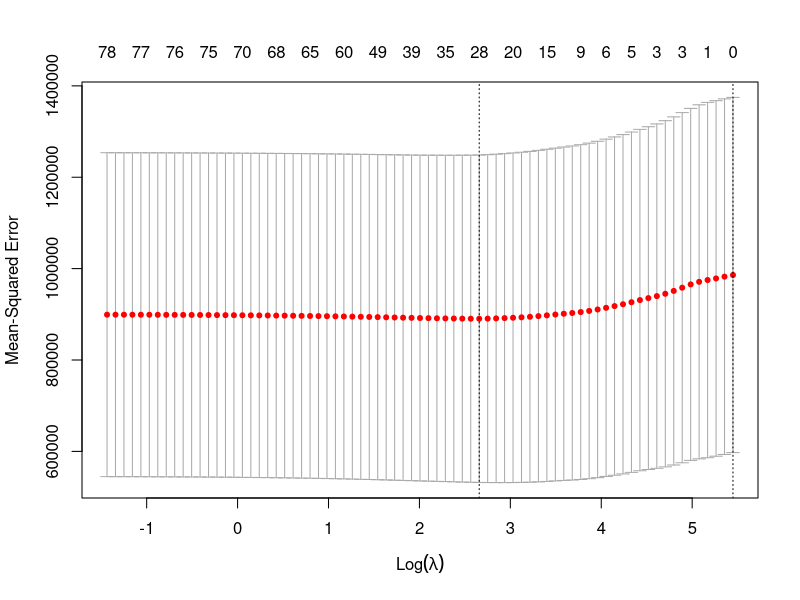
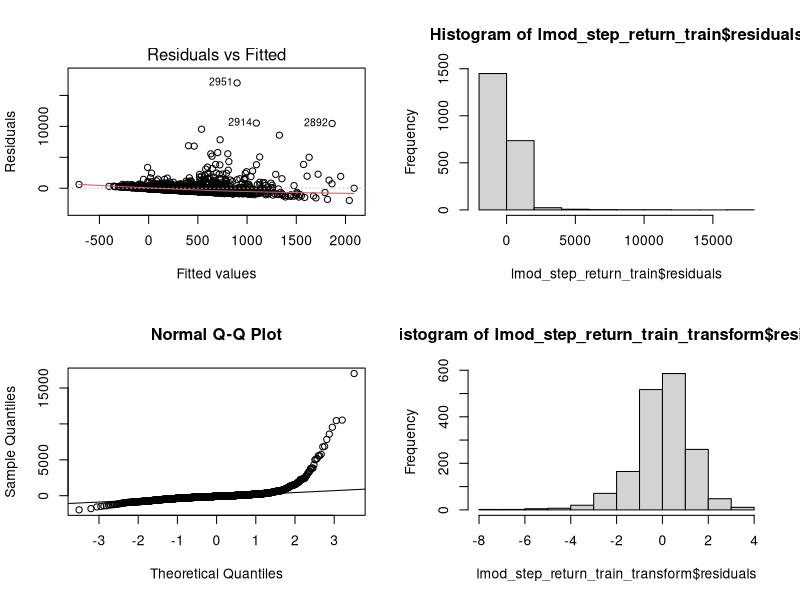
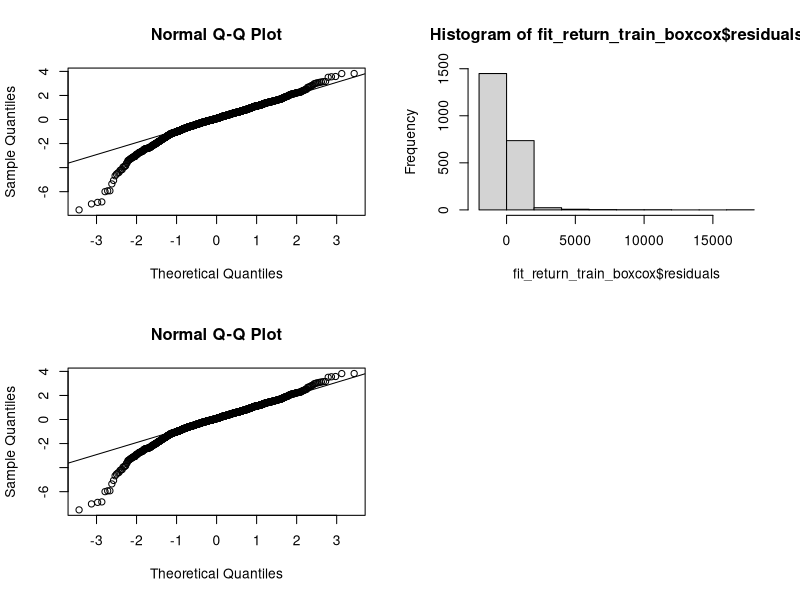

These figures' R source, in order: (Note: this script raises an error after producing the figures.)
## ---- chunk 1
knitr::opts_chunk$set(echo = TRUE)
## ---- chunk 2

data_1 = read.csv("cleaned_movie_data_with_categorical.csv", header = TRUE)
names(data_1)
# some rows have NA..
# sort(unique(which(is.na(data_1))%%nrow(data_1)))
# fix them in Excel

data_1 =cbind(data_1[, c("runtime", "vote_average", "vote_count", "year", "month",  "return_rate", "popularity")], data_1[, 19:92])
dim(data_1)
names(data_1)
View(data_1)

# check variables' types
data_type = c()
for (i in 1:ncol(data_1)){
  data_type[i] = class(data_1[1,i])
}
data_type


# covert "year" to a variable that has base year and additional years
summary(data_1[, "year"])
base_year = min(data_1[, "year"])
data_1[, "year"] = data_1[, "year"] - base_year

# convert "month" to categorical variable
data_1[, "month"] = as.factor(data_1[, "month"])

# some languages appear as gibberish, can we convert gibberish to English?
# if no, then we give them new names as: L1, L2, L3, ..., L55
gibb = names(data_1)[27:81]
n_lan = 81-27+1
new_name = c()
for (i in 1:n_lan){new_name[i] = paste("L", i, sep = "")}
colnames(data_1) [27:81] = new_name
language_reference_table = matrix(c(new_name, gibb), ncol = 2)
# here is the table of the corresponding languages in original setting.
language_reference_table
## ---- chunk 3
# seperate datasets for return driven model and popularity driven model
data_return = data_1[, -7]
dim(data_return)
data_popularity = data_1[, -6]
dim(data_popularity)

# fit linear regression models
lmod_return = lm(return_rate~., data = data_return)
lmod_popularity = lm(popularity~., data = data_popularity)
sum_r = summary(lmod_return)
sum_p = summary(lmod_popularity) 
which(sum_r$coefficients[,4]<0.05)
which(sum_p$coefficients[,4]<0.05)

# r-squared in two models
sum_r$adj.r.squared
sum_p$adj.r.squared
## ---- chunk 4
library(car)
# vif
vif(lmod_return)
vif(lmod_popularity)
# all less than 10, no colinearity is detected
# condition number?
## ---- chunk 5
set.seed(123)
# 75% of the data are training; 25% of the data are testing
smp_size = floor(0.75 * nrow(data_1))
train_ind = sample(seq_len(nrow(data_1)), size = smp_size)
train = data_1[train_ind, ]
test = data_1[-train_ind, ]
## ---- chunk 6
data_return_train = train[, -7]
data_popularity_train = train[, -6]
## ---- chunk 7
data_return_test = test[, -7]
data_popularity_test = test[, -6]
## ---- chunk 8
data(data_return); #require(glmnet)
library(glmnet)
x = as.matrix(data_return[,-6])
y = data_return$return_rate
lmod_lasso = cv.glmnet(x, y=y, alpha = 1) 
plot(lmod_lasso)
# lambda that can minimize MSE
lmod_lasso$lambda.min
# coefficients of lasso predictors
coef(lmod_lasso, s=lmod_lasso$lambda.min)
## ---- chunk 9
library(MASS)
stepAIC(lmod_return, direction="both")$anova
#  L11(greek) + L15 + L33 + L44 + L45 + L51
language_reference_table[c(11, 15, 33, 44, 45, 51), ]
lmod_step_return = lm(return_rate~runtime + vote_average + vote_count + year + Documentary +  Crime + Western + Mystery + Action + Science.Fiction + Fantasy + 
Animation + Horror + L11 + L15 + L33 + L44 + L45 + L51, data = data_return)
summary(lmod_step_return)


stepAIC(lmod_popularity, direction="both")$anova
# L3 + L8 + L10 + L20 + L33 + L51
language_reference_table[c(3, 8, 10, 20, 33, 51), ]
lmod_step_popularity = lm(popularity ~ runtime + vote_average + vote_count + year + Documentary + Thriller + Adventure + Fantasy + Drama + Animation + L3 + L8 + L10 + L20 + L33 + L51 + Horror, data = data_popularity)
summary(lmod_step_popularity)
## ---- chunk 10
# train return
lmod_return_train = lm(return_rate~., data = data_return_train)
stepAIC(lmod_return_train, direction="both")$anova
# L15 + L44 + L45
language_reference_table[c(15, 44, 45), ]

lmod_step_return_train = lm(return_rate ~ runtime + vote_count + year + Documentary + Crime + Thriller + Western + Mystery + Action + Science.Fiction + Fantasy + Animation + Horror + L15 + L44 + L45, data = data_return_train)
summary(lmod_step_return_train)

# train popularity
lmod_popularity_train = lm(popularity~., data = data_popularity_train)
stepAIC(lmod_popularity_train, direction="both")$anova
# L3 + L5 + L8 + L10 + L15 + L20 + L33 + L39 + L46 + L51
language_reference_table[c(3, 5, 8, 10, 15, 20, 33, 39, 46, 51), ]
lmod_step_popularity_train = lm(popularity ~ vote_average + vote_count + year + Documentary + Crime + Thriller + Western + Action + Comedy + Science.Fiction + Fantasy + Drama + Animation + L3 + L5 + L8 + L10 + L15 + L20 + L33 + L39 + L46 + L51, data = data_popularity_train)
summary(lmod_step_popularity_train)

## ---- chunk 11
# linearity
par(mfrow = c(2,2))
plot(lmod_step_return_train, 1)
summary(lmod_step_return_train)$r.squared

# normality
hist(lmod_step_return_train$residuals)
qqnorm(resid(lmod_step_return_train))
qqline(resid(lmod_step_return_train))

shapiro.test(lmod_step_return_train$residuals)   # not normal

# homoskedasticity
# uncorralted
# outliers and influential points
## ---- chunk 12
# log
lmod_step_return_train_transform = lm(log(return_rate) ~ runtime + vote_count + year + Documentary + Crime + Thriller + Western + Mystery + Action + Science.Fiction + Fantasy + Animation + Horror + L15 + L44 + L45, data = data_return_train)
summary(lmod_step_return_train_transform)
hist(lmod_step_return_train_transform$residuals)

qqnorm(resid(lmod_step_return_train_transform))
qqline(resid(lmod_step_return_train_transform))

shapiro.test(lmod_step_return_train_transform$residuals)


# boxcox
library("caret")
dist_boxcox <- BoxCoxTrans(data_return_train$return_rate)
dist_new <- predict(dist_boxcox, data_return_train$return_rate)
fit_return_train_boxcox <- lm(dist_new ~ runtime + vote_count + year + Documentary + Crime + Thriller + Western + Mystery + Action + Science.Fiction + Fantasy + Animation + Horror + L15 + L44 + L45, data = data_return_train)

hist(fit_return_train_boxcox$residuals)

qqnorm(resid(lmod_step_return_train_transform))
qqline(resid(lmod_step_return_train_transform))
shapiro.test(fit_return_train_boxcox$residuals)


boxCox(lmod_step_return_train, family = "yjPower", plotit = TRUE)



## ---- chunk 13
# significant
# CI
# PI

## ---- chunk 14


